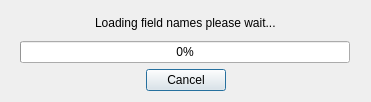
<?xml version="1.0" encoding="UTF-8"?>
<ui version="4.0">
 <class>Dialog</class>
 <widget class="QDialog" name="Dialog">
  <property name="windowModality">
   <enum>Qt::ApplicationModal</enum>
  </property>
  <property name="geometry">
   <rect>
    <x>0</x>
    <y>0</y>
    <width>371</width>
    <height>102</height>
   </rect>
  </property>
  <property name="windowTitle">
   <string>Loading....</string>
  </property>
  <property name="modal">
   <bool>true</bool>
  </property>
  <layout class="QVBoxLayout" name="verticalLayout">
   <item>
    <layout class="QHBoxLayout" name="horizontalLayout_3">
     <item>
      <spacer name="horizontalSpacer_5">
       <property name="orientation">
        <enum>Qt::Horizontal</enum>
       </property>
       <property name="sizeHint" stdset="0">
        <size>
         <width>40</width>
         <height>20</height>
        </size>
       </property>
      </spacer>
     </item>
     <item>
      <widget class="QLabel" name="label">
       <property name="text">
        <string>Loading field names please wait...</string>
       </property>
      </widget>
     </item>
     <item>
      <spacer name="horizontalSpacer_6">
       <property name="orientation">
        <enum>Qt::Horizontal</enum>
       </property>
       <property name="sizeHint" stdset="0">
        <size>
         <width>40</width>
         <height>20</height>
        </size>
       </property>
      </spacer>
     </item>
    </layout>
   </item>
   <item>
    <layout class="QHBoxLayout" name="horizontalLayout_2">
     <item>
      <spacer name="horizontalSpacer_3">
       <property name="orientation">
        <enum>Qt::Horizontal</enum>
       </property>
       <property name="sizeHint" stdset="0">
        <size>
         <width>40</width>
         <height>20</height>
        </size>
       </property>
      </spacer>
     </item>
     <item>
      <widget class="QProgressBar" name="progressBar">
       <property name="minimumSize">
        <size>
         <width>330</width>
         <height>0</height>
        </size>
       </property>
       <property name="value">
        <number>0</number>
       </property>
      </widget>
     </item>
     <item>
      <spacer name="horizontalSpacer_4">
       <property name="orientation">
        <enum>Qt::Horizontal</enum>
       </property>
       <property name="sizeHint" stdset="0">
        <size>
         <width>40</width>
         <height>20</height>
        </size>
       </property>
      </spacer>
     </item>
    </layout>
   </item>
   <item>
    <layout class="QHBoxLayout" name="horizontalLayout">
     <item>
      <spacer name="horizontalSpacer">
       <property name="orientation">
        <enum>Qt::Horizontal</enum>
       </property>
       <property name="sizeHint" stdset="0">
        <size>
         <width>40</width>
         <height>20</height>
        </size>
       </property>
      </spacer>
     </item>
     <item>
      <widget class="QPushButton" name="cancelButton">
       <property name="text">
        <string>Cancel</string>
       </property>
      </widget>
     </item>
     <item>
      <spacer name="horizontalSpacer_2">
       <property name="orientation">
        <enum>Qt::Horizontal</enum>
       </property>
       <property name="sizeHint" stdset="0">
        <size>
         <width>40</width>
         <height>20</height>
        </size>
       </property>
      </spacer>
     </item>
    </layout>
   </item>
  </layout>
 </widget>
 <resources/>
 <connections/>
</ui>
